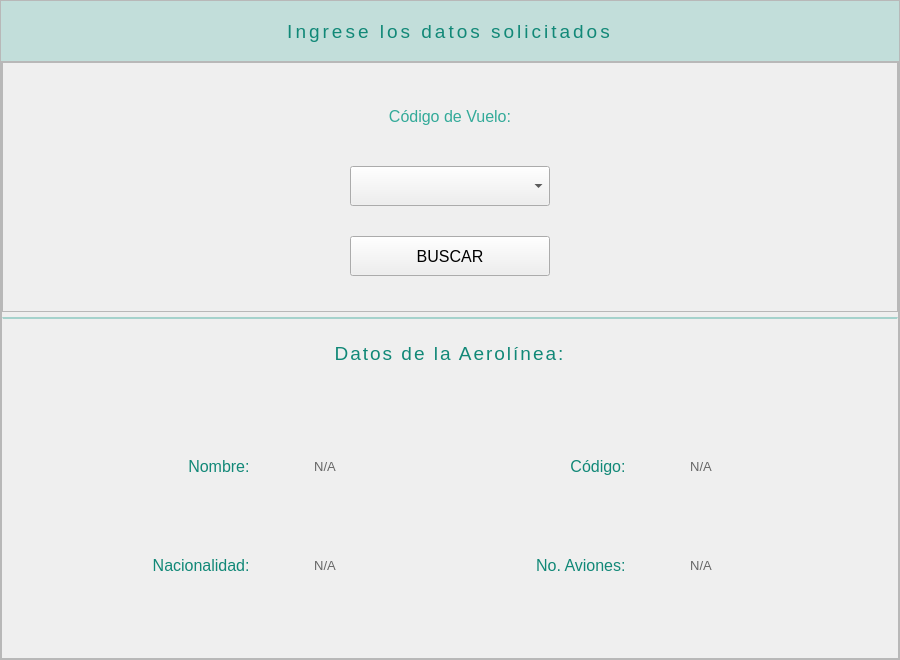
            <widget class="QWidget" name="getAirPanel">
             <layout class="QHBoxLayout" name="horizontalLayout_16">
              <property name="spacing">
               <number>0</number>
              </property>
              <property name="leftMargin">
               <number>0</number>
              </property>
              <property name="topMargin">
               <number>0</number>
              </property>
              <property name="rightMargin">
               <number>0</number>
              </property>
              <property name="bottomMargin">
               <number>0</number>
              </property>
              <item>
               <widget class="QFrame" name="getAirMain">
                <property name="minimumSize">
                 <size>
                  <width>900</width>
                  <height>660</height>
                 </size>
                </property>
                <property name="frameShape">
                 <enum>QFrame::StyledPanel</enum>
                </property>
                <property name="frameShadow">
                 <enum>QFrame::Raised</enum>
                </property>
                <layout class="QVBoxLayout" name="verticalLayout_6">
                 <property name="spacing">
                  <number>0</number>
                 </property>
                 <property name="leftMargin">
                  <number>0</number>
                 </property>
                 <property name="topMargin">
                  <number>0</number>
                 </property>
                 <property name="rightMargin">
                  <number>0</number>
                 </property>
                 <property name="bottomMargin">
                  <number>0</number>
                 </property>
                 <item>
                  <widget class="QLabel" name="getAirTittle1">
                   <property name="minimumSize">
                    <size>
                     <width>0</width>
                     <height>60</height>
                    </size>
                   </property>
                   <property name="maximumSize">
                    <size>
                     <width>16777215</width>
                     <height>60</height>
                    </size>
                   </property>
                   <property name="font">
                    <font>
                     <pointsize>14</pointsize>
                    </font>
                   </property>
                   <property name="styleSheet">
                    <string notr="true">color: #187;
letter-spacing: 3px;
background: #33119988;
border-radius: 0;</string>
                   </property>
                   <property name="text">
                    <string>Ingrese los datos solicitados</string>
                   </property>
                   <property name="alignment">
                    <set>Qt::AlignCenter</set>
                   </property>
                  </widget>
                 </item>
                 <item>
                  <widget class="QFrame" name="getAirLayout">
                   <property name="frameShape">
                    <enum>QFrame::StyledPanel</enum>
                   </property>
                   <property name="frameShadow">
                    <enum>QFrame::Raised</enum>
                   </property>
                   <layout class="QVBoxLayout" name="verticalLayout_9">
                    <property name="spacing">
                     <number>5</number>
                    </property>
                    <property name="leftMargin">
                     <number>0</number>
                    </property>
                    <property name="topMargin">
                     <number>0</number>
                    </property>
                    <property name="rightMargin">
                     <number>0</number>
                    </property>
                    <property name="bottomMargin">
                     <number>0</number>
                    </property>
                    <item>
                     <widget class="QFrame" name="getAirForm">
                      <property name="minimumSize">
                       <size>
                        <width>0</width>
                        <height>0</height>
                       </size>
                      </property>
                      <property name="maximumSize">
                       <size>
                        <width>1200000</width>
                        <height>250</height>
                       </size>
                      </property>
                      <property name="frameShape">
                       <enum>QFrame::StyledPanel</enum>
                      </property>
                      <property name="frameShadow">
                       <enum>QFrame::Raised</enum>
                      </property>
                      <layout class="QGridLayout" name="gridLayout_2">
                       <item row="0" column="0">
                        <widget class="QLabel" name="label_14">
                         <property name="minimumSize">
                          <size>
                           <width>200</width>
                           <height>40</height>
                          </size>
                         </property>
                         <property name="maximumSize">
                          <size>
                           <width>200</width>
                           <height>40</height>
                          </size>
                         </property>
                         <property name="font">
                          <font>
                           <pointsize>12</pointsize>
                          </font>
                         </property>
                         <property name="styleSheet">
                          <string notr="true">color: #3a9;
border: none;</string>
                         </property>
                         <property name="text">
                          <string>Código de Vuelo:</string>
                         </property>
                         <property name="alignment">
                          <set>Qt::AlignCenter</set>
                         </property>
                        </widget>
                       </item>
                       <item row="3" column="0">
                        <widget class="QPushButton" name="findGetAirButton">
                         <property name="minimumSize">
                          <size>
                           <width>150</width>
                           <height>40</height>
                          </size>
                         </property>
                         <property name="maximumSize">
                          <size>
                           <width>200</width>
                           <height>16777215</height>
                          </size>
                         </property>
                         <property name="font">
                          <font>
                           <pointsize>12</pointsize>
                          </font>
                         </property>
                         <property name="text">
                          <string>BUSCAR</string>
                         </property>
                        </widget>
                       </item>
                       <item row="1" column="0">
                        <widget class="QComboBox" name="codeGetAirInput">
                         <property name="minimumSize">
                          <size>
                           <width>0</width>
                           <height>40</height>
                          </size>
                         </property>
                        </widget>
                       </item>
                      </layout>
                     </widget>
                    </item>
                    <item>
                     <widget class="QFrame" name="resultGetAirPanel">
                      <property name="styleSheet">
                       <string notr="true">border-top: 2px solid #55119988;</string>
                      </property>
                      <property name="frameShape">
                       <enum>QFrame::StyledPanel</enum>
                      </property>
                      <property name="frameShadow">
                       <enum>QFrame::Raised</enum>
                      </property>
                      <layout class="QVBoxLayout" name="verticalLayout_7">
                       <item>
                        <widget class="QLabel" name="getAirTittle2">
                         <property name="maximumSize">
                          <size>
                           <width>16777215</width>
                           <height>50</height>
                          </size>
                         </property>
                         <property name="font">
                          <font>
                           <pointsize>14</pointsize>
                          </font>
                         </property>
                         <property name="styleSheet">
                          <string notr="true">border: none;
color: #187;
letter-spacing: 2px;</string>
                         </property>
                         <property name="text">
                          <string>Datos de la Aerolínea:</string>
                         </property>
                         <property name="alignment">
                          <set>Qt::AlignCenter</set>
                         </property>
                        </widget>
                       </item>
                       <item>
                        <widget class="QFrame" name="dataGetAirPanel">
                         <property name="styleSheet">
                          <string notr="true">border: none;</string>
                         </property>
                         <property name="frameShape">
                          <enum>QFrame::StyledPanel</enum>
                         </property>
                         <property name="frameShadow">
                          <enum>QFrame::Raised</enum>
                         </property>
                         <layout class="QGridLayout" name="gridLayout_3">
                          <item row="2" column="1">
                           <widget class="QLabel" name="nameDataGetAir_3">
                            <property name="minimumSize">
                             <size>
                              <width>120</width>
                              <height>40</height>
                             </size>
                            </property>
                            <property name="maximumSize">
                             <size>
                              <width>120</width>
                              <height>40</height>
                             </size>
                            </property>
                            <property name="font">
                             <font>
                              <pointsize>12</pointsize>
                             </font>
                            </property>
                            <property name="styleSheet">
                             <string notr="true">color: #187;
border: none;</string>
                            </property>
                            <property name="text">
                             <string>Nacionalidad: </string>
                            </property>
                            <property name="alignment">
                             <set>Qt::AlignRight|Qt::AlignTrailing|Qt::AlignVCenter</set>
                            </property>
                           </widget>
                          </item>
                          <item row="1" column="2">
                           <widget class="QLabel" name="nameDataGetAir">
                            <property name="minimumSize">
                             <size>
                              <width>130</width>
                              <height>40</height>
                             </size>
                            </property>
                            <property name="maximumSize">
                             <size>
                              <width>60</width>
                              <height>40</height>
                             </size>
                            </property>
                            <property name="font">
                             <font>
                              <pointsize>10</pointsize>
                             </font>
                            </property>
                            <property name="styleSheet">
                             <string notr="true">color: #666;
border: none;</string>
                            </property>
                            <property name="text">
                             <string>N/A</string>
                            </property>
                            <property name="alignment">
                             <set>Qt::AlignCenter</set>
                            </property>
                           </widget>
                          </item>
                          <item row="1" column="5">
                           <widget class="QLabel" name="codeDataGetAir">
                            <property name="minimumSize">
                             <size>
                              <width>130</width>
                              <height>0</height>
                             </size>
                            </property>
                            <property name="maximumSize">
                             <size>
                              <width>250</width>
                              <height>40</height>
                             </size>
                            </property>
                            <property name="font">
                             <font>
                              <pointsize>10</pointsize>
                             </font>
                            </property>
                            <property name="styleSheet">
                             <string notr="true">color: #666;
border: none;</string>
                            </property>
                            <property name="text">
                             <string>N/A</string>
                            </property>
                            <property name="alignment">
                             <set>Qt::AlignCenter</set>
                            </property>
                           </widget>
                          </item>
                          <item row="1" column="1">
                           <widget class="QLabel" name="nameDataGetAir_2">
                            <property name="minimumSize">
                             <size>
                              <width>120</width>
                              <height>40</height>
                             </size>
                            </property>
                            <property name="maximumSize">
                             <size>
                              <width>120</width>
                              <height>40</height>
                             </size>
                            </property>
                            <property name="font">
                             <font>
                              <pointsize>12</pointsize>
                             </font>
                            </property>
                            <property name="styleSheet">
                             <string notr="true">color: #187;
border: none;</string>
                            </property>
                            <property name="text">
                             <string>Nombre: </string>
                            </property>
                            <property name="alignment">
                             <set>Qt::AlignRight|Qt::AlignTrailing|Qt::AlignVCenter</set>
                            </property>
                           </widget>
                          </item>
                          <item row="1" column="4">
                           <widget class="QLabel" name="nameDataGetAir_4">
                            <property name="minimumSize">
                             <size>
                              <width>120</width>
                              <height>40</height>
                             </size>
                            </property>
                            <property name="maximumSize">
                             <size>
                              <width>120</width>
                              <height>40</height>
                             </size>
                            </property>
                            <property name="font">
                             <font>
                              <pointsize>12</pointsize>
                             </font>
                            </property>
                            <property name="styleSheet">
                             <string notr="true">color: #187;
border: none;</string>
                            </property>
                            <property name="text">
                             <string>Código: </string>
                            </property>
                            <property name="alignment">
                             <set>Qt::AlignRight|Qt::AlignTrailing|Qt::AlignVCenter</set>
                            </property>
                           </widget>
                          </item>
                          <item row="2" column="4">
                           <widget class="QLabel" name="nameDataGetAir_5">
                            <property name="minimumSize">
                             <size>
                              <width>120</width>
                              <height>40</height>
                             </size>
                            </property>
                            <property name="maximumSize">
                             <size>
                              <width>120</width>
                              <height>40</height>
                             </size>
                            </property>
                            <property name="font">
                             <font>
                              <pointsize>12</pointsize>
                             </font>
                            </property>
                            <property name="styleSheet">
                             <string notr="true">color: #187;
border: none;</string>
                            </property>
                            <property name="text">
                             <string>No. Aviones: </string>
                            </property>
                            <property name="alignment">
                             <set>Qt::AlignRight|Qt::AlignTrailing|Qt::AlignVCenter</set>
                            </property>
                           </widget>
                          </item>
                          <item row="1" column="0">
                           <spacer name="horizontalSpacer_3">
                            <property name="orientation">
                             <enum>Qt::Horizontal</enum>
                            </property>
                            <property name="sizeHint" stdset="0">
                             <size>
                              <width>40</width>
                              <height>20</height>
                             </size>
                            </property>
                           </spacer>
                          </item>
                          <item row="2" column="2">
                           <widget class="QLabel" name="nationDataGetAir">
                            <property name="minimumSize">
                             <size>
                              <width>60</width>
                              <height>0</height>
                             </size>
                            </property>
                            <property name="maximumSize">
                             <size>
                              <width>250</width>
                              <height>40</height>
                             </size>
                            </property>
                            <property name="font">
                             <font>
                              <pointsize>10</pointsize>
                             </font>
                            </property>
                            <property name="styleSheet">
                             <string notr="true">color: #666;
border: none;</string>
                            </property>
                            <property name="text">
                             <string>N/A</string>
                            </property>
                            <property name="alignment">
                             <set>Qt::AlignCenter</set>
                            </property>
                           </widget>
                          </item>
                          <item row="1" column="3">
                           <spacer name="horizontalSpacer">
                            <property name="orientation">
                             <enum>Qt::Horizontal</enum>
                            </property>
                            <property name="sizeHint" stdset="0">
                             <size>
                              <width>40</width>
                              <height>20</height>
                             </size>
                            </property>
                           </spacer>
                          </item>
                          <item row="2" column="5">
                           <widget class="QLabel" name="numberDataGetAir">
                            <property name="minimumSize">
                             <size>
                              <width>60</width>
                              <height>0</height>
                             </size>
                            </property>
                            <property name="maximumSize">
                             <size>
                              <width>250</width>
                              <height>40</height>
                             </size>
                            </property>
                            <property name="font">
                             <font>
                              <pointsize>10</pointsize>
                             </font>
                            </property>
                            <property name="styleSheet">
                             <string notr="true">color: #666;
border: none;</string>
                            </property>
                            <property name="text">
                             <string>N/A</string>
                            </property>
                            <property name="alignment">
                             <set>Qt::AlignCenter</set>
                            </property>
                           </widget>
                          </item>
                          <item row="1" column="6">
                           <spacer name="horizontalSpacer_4">
                            <property name="orientation">
                             <enum>Qt::Horizontal</enum>
                            </property>
                            <property name="sizeHint" stdset="0">
                             <size>
                              <width>40</width>
                              <height>20</height>
                             </size>
                            </property>
                           </spacer>
                          </item>
                         </layout>
                        </widget>
                       </item>
                      </layout>
                     </widget>
                    </item>
                   </layout>
                  </widget>
                 </item>
                </layout>
               </widget>
              </item>
             </layout>
            </widget>
